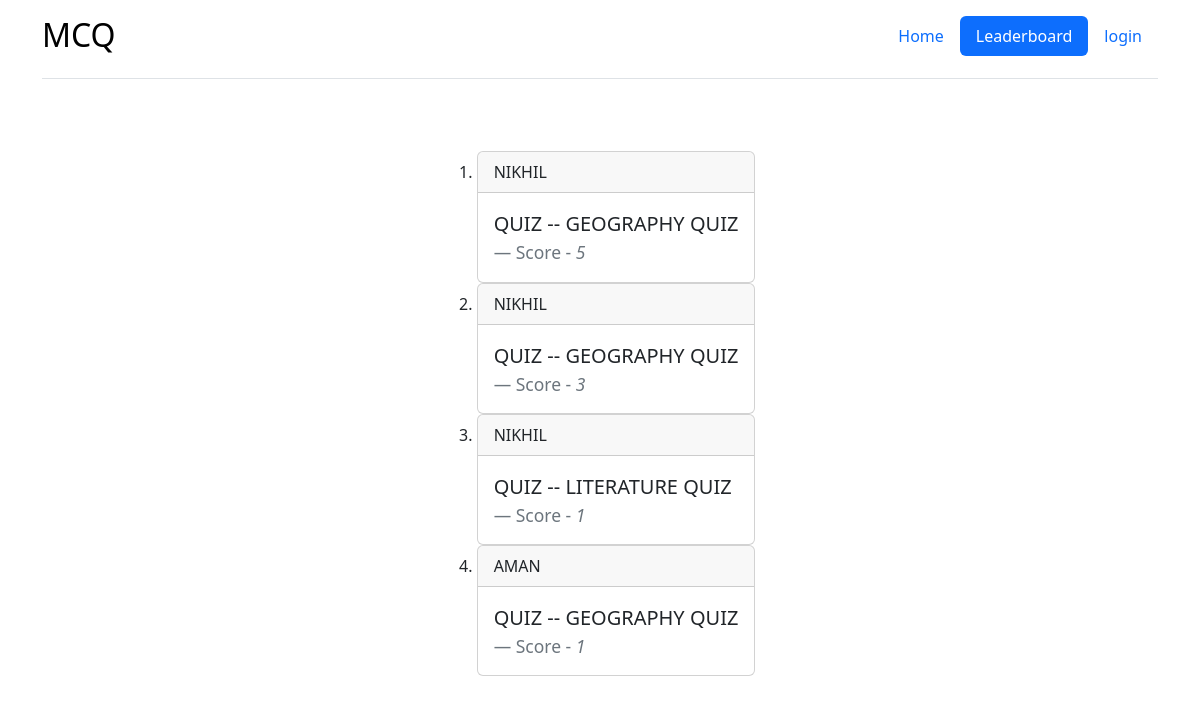
The page /mcq_web/leaderbord/ on the database its author committed.
### mcq_web/models.py (models this page shows, shortened)
class quiz_history(models.Model):
    id = models.AutoField(primary_key=True)
    quiz_name = models.ManyToManyField(Q_name)
    quiz = models.ForeignKey(quiz_data , on_delete=models.CASCADE)
    user = models.ForeignKey(User,on_delete=models.CASCADE)
    quiz_score = models.IntegerField(default= 0)

class Q_name(models.Model):
    quiz_name = models.CharField( max_length=50)
    id = models.AutoField(primary_key=True)

### mcq_web/views.py (the view)
# urls.py: path('leaderbord/',views.leaderbord, name ="leaderbord"),
def leaderbord(request):
    Q_history = quiz_history.objects.all()
    history_list = Q_history.order_by('-quiz_score')
    name = None
    for player in history_list.all():
        for quiz in player.quiz_name.all():
            name = quiz.quiz_name
    return render(request,'leaderboard.html',{"history":history_list,"quiz_name":name})

### mcq_web/templates/leaderboard.html (shortened to what this page needs)
{% extends "index.html" %}
{% block navbar %}
<div class="container">
    <header class="d-flex flex-wrap justify-content-center py-3 mb-4 border-bottom">
      <a href="{% url 'quiz_show' %}" class="d-flex align-items-center mb-3 mb-md-0 me-md-auto link-body-emphasis text-decoration-none">
        <h2>MCQ</h2>
      </a>
      <ul class="nav nav-pills">
        <li class="nav-item"><a href="{% url 'quiz_show' %}" class="nav-link " >Home</a></li>
        <li class="nav-item"><a href="{% url 'leaderbord' %}" class="nav-link active">Leaderboard</a></li>
        <li class="nav-item">
        {% if user.is_authenticated %}
      <form action="{% url 'logout' %}" method="post">
        {% csrf_token %}
        <button class= "btn btn-danger" type="submit">logout</button>
      </form>
      {% else %}
      <li class="nav-item"><a href=" {% url 'login' %}" class="nav-link">login</a></li>
      {% endif %}
        </li>
      </ul>
    </header>
  </div>
  <div class="d-flex gap-2 justify-content-center py-5">
{% endblock %}
{% block content %}
<ol>
    {% for item in history %}
    <li>
        <div class="card ">
            <div class="card-header">
            {{item.user|upper}}
            </div>
            <div class="card-body">
              <blockquote class="blockquote mb-0">
                {% for quiz in item.quiz_name.all %}
                <p>QUIZ -- {{quiz.quiz_name|upper}}</p>
                {% endfor %}
                <footer class="blockquote-footer">Score - <cite title="Source Title">{{item.quiz_score}} </cite></footer>
              </blockquote>
            </div>
          </div>
        </li>
        {% endfor %}
</ol>
{% endblock %}

### rows shown on the page
quiz_history: user "NIKHIL", quiz_score "5"
Q_name: quiz_name "GEOGRAPHY QUIZ"
quiz_history: user "NIKHIL", quiz_score "3"
quiz_history: user "NIKHIL", quiz_score "1"
Q_name: quiz_name "LITERATURE QUIZ"
quiz_history: user "AMAN", quiz_score "1"
